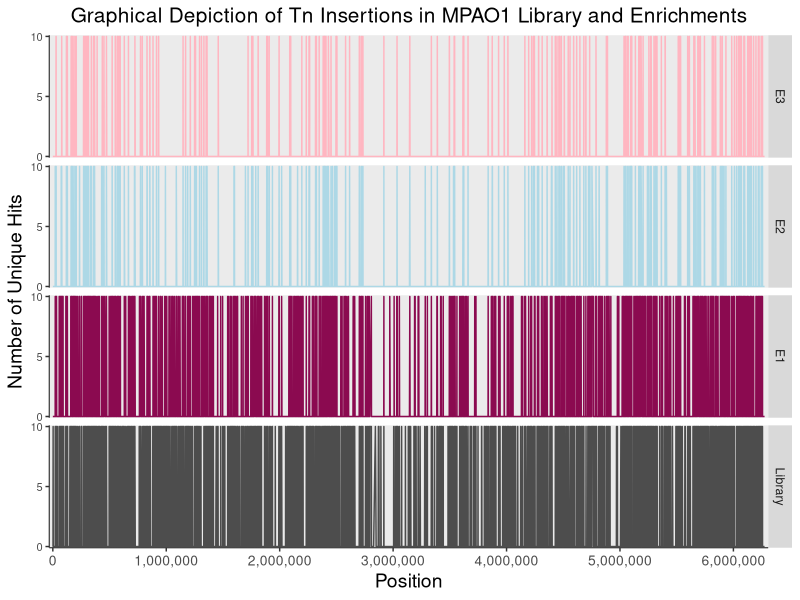

The R script that drew this image:
### Trying to plot the TnSeq data from TSAS

setwd("~/Desktop/TSAS_test_analysis")
library(tidyverse)
install.packages("scales")
library(scales)


EssGenesAll <- read.delim("EssGenesAll_Merge.txt", header = TRUE, sep = "\t")


#Creating a new column to rename the groups 
EssGenesAll <- mutate(EssGenesAll, Enrichment = Library) #creating a new column identical to "Library" 
EssGenesAll$Enrichment[ EssGenesAll$Enrichment == "Ess538"] = "E3"  #Replace Ess538 in the Enrichment column with "E3"
EssGenesAll$Enrichment[ EssGenesAll$Enrichment == "Ess539"] = "E2"  #Replace Ess539 in the Enrichment column with "E2"
EssGenesAll$Enrichment[ EssGenesAll$Enrichment == "Ess540"] = "E1"  #Replace Ess540 in the Enrichment column with "E1"
EssGenesAll$Enrichment[ EssGenesAll$Enrichment == "Ess541"] = "Library"  #Replace Ess541 in the Enrichment column with "Library"

EssGenesAll$TotalNumberReads.n <- as.numeric(EssGenesAll$TotalNumberReads)

#This command orders the 4 categories so that E3 will be first and the Library at the end
EssGenesAll$Enrichment.f = factor(EssGenesAll$Enrichment, levels=c('E3','E2','E1','Library'))


#Setting the maximum number of reads to 10 (just to facilitate plotting... 
#       some of these have >1000 reads and others only ~2)
EssGenesAll$TotalNumberReads.n[EssGenesAll$TotalNumberReads.n > 10] <- 10



#The plot with plenty of modifications to make it look more similar to the paper's
ggplot(data = EssGenesAll, aes(x=start, y=TotalNumberReads.n, color = Enrichment.f)) + 
  geom_line(mapping = aes(x=start, y=TotalNumberReads.n)) +
  facet_grid(Enrichment.f ~ .) +   
  scale_color_manual(values = c("E3" = "lightpink", "E2" = "lightblue", "E1" = "deeppink4", 
                                "Library" = "grey30")) + 
  xlab('Position') + ylab('Number of Unique Hits') +
  ggtitle("Graphical Depiction of Tn Insertions in MPAO1 Library and Enrichments") + 
  theme(axis.text.x = element_text(size = 10, angle = 0, vjust = 1),
        axis.text.y = element_text(size = 8), 
        axis.title.y = element_text(size = 14), 
        axis.title.x = element_text(size = 14),
        panel.grid.major=element_blank(), panel.grid.minor=element_blank(),
        plot.title = element_text(size =15, hjust = 0.5),
        legend.position = "none", 
        axis.line = element_line(colour = "grey20", 
                                 size = 0.4, linetype = "solid")) + 
  scale_y_continuous(name="Number of Unique Hits", limits=c(0, 10), expand = c(0.01, 0),
                     breaks=c(0, 5, 10)) +
  scale_x_continuous(name="Position", limits=c(0, 6275467), labels = comma, expand = c(0.005, 0),
                     breaks=c(0,1000000, 2000000, 3000000, 4000000, 5000000, 6000000))


